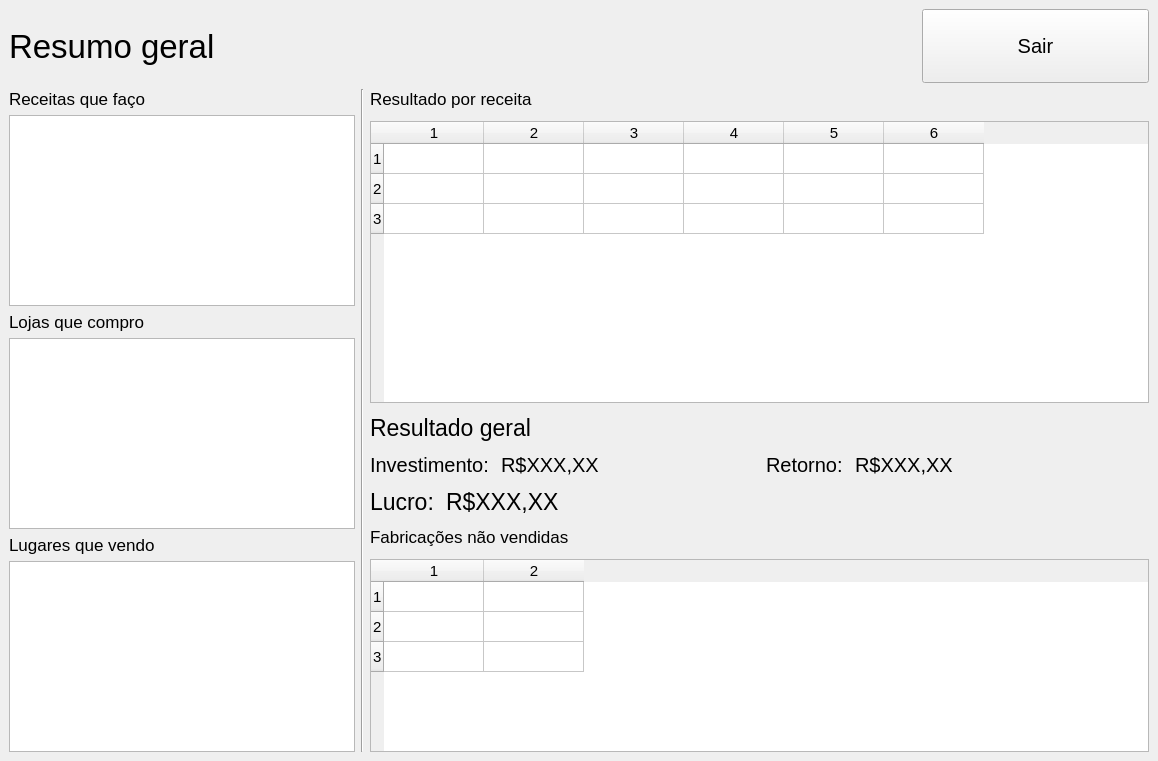
<?xml version="1.0" encoding="UTF-8"?>
<ui version="4.0">
 <class>MainWindow</class>
 <widget class="QMainWindow" name="MainWindow">
  <property name="geometry">
   <rect>
    <x>0</x>
    <y>0</y>
    <width>1158</width>
    <height>761</height>
   </rect>
  </property>
  <property name="windowTitle">
   <string>MainWindow</string>
  </property>
  <widget class="QWidget" name="centralwidget">
   <layout class="QVBoxLayout" name="verticalLayout_9" stretch="1,9">
    <item>
     <layout class="QHBoxLayout" name="horizontalLayout_7" stretch="8,2">
      <item>
       <widget class="QLabel" name="lbl_titulo">
        <property name="font">
         <font>
          <pointsize>25</pointsize>
         </font>
        </property>
        <property name="text">
         <string>Resumo geral</string>
        </property>
       </widget>
      </item>
      <item>
       <widget class="QPushButton" name="btn_sair">
        <property name="sizePolicy">
         <sizepolicy hsizetype="Minimum" vsizetype="Minimum">
          <horstretch>0</horstretch>
          <verstretch>0</verstretch>
         </sizepolicy>
        </property>
        <property name="font">
         <font>
          <pointsize>15</pointsize>
         </font>
        </property>
        <property name="text">
         <string>Sair</string>
        </property>
       </widget>
      </item>
     </layout>
    </item>
    <item>
     <layout class="QHBoxLayout" name="horizontalLayout_6" stretch="4,2,9">
      <item>
       <layout class="QVBoxLayout" name="verticalLayout_4" stretch="1,1,1">
        <item>
         <layout class="QVBoxLayout" name="verticalLayout">
          <item>
           <widget class="QLabel" name="lbl_receitas">
            <property name="sizePolicy">
             <sizepolicy hsizetype="Minimum" vsizetype="Minimum">
              <horstretch>0</horstretch>
              <verstretch>2</verstretch>
             </sizepolicy>
            </property>
            <property name="font">
             <font>
              <pointsize>13</pointsize>
             </font>
            </property>
            <property name="text">
             <string>Receitas que faço</string>
            </property>
            <property name="alignment">
             <set>Qt::AlignBottom|Qt::AlignLeading|Qt::AlignLeft</set>
            </property>
           </widget>
          </item>
          <item>
           <widget class="QListWidget" name="list_receitas">
            <property name="enabled">
             <bool>true</bool>
            </property>
            <property name="font">
             <font>
              <pointsize>11</pointsize>
             </font>
            </property>
           </widget>
          </item>
         </layout>
        </item>
        <item>
         <layout class="QVBoxLayout" name="verticalLayout_2">
          <item>
           <widget class="QLabel" name="lbl_lojas">
            <property name="sizePolicy">
             <sizepolicy hsizetype="Minimum" vsizetype="Minimum">
              <horstretch>0</horstretch>
              <verstretch>2</verstretch>
             </sizepolicy>
            </property>
            <property name="font">
             <font>
              <pointsize>13</pointsize>
             </font>
            </property>
            <property name="text">
             <string>Lojas que compro</string>
            </property>
            <property name="alignment">
             <set>Qt::AlignBottom|Qt::AlignLeading|Qt::AlignLeft</set>
            </property>
           </widget>
          </item>
          <item>
           <widget class="QListWidget" name="list_lojas">
            <property name="enabled">
             <bool>true</bool>
            </property>
            <property name="font">
             <font>
              <pointsize>11</pointsize>
             </font>
            </property>
           </widget>
          </item>
         </layout>
        </item>
        <item>
         <layout class="QVBoxLayout" name="verticalLayout_3">
          <item>
           <widget class="QLabel" name="lbl_lugares_venda">
            <property name="sizePolicy">
             <sizepolicy hsizetype="Minimum" vsizetype="Minimum">
              <horstretch>0</horstretch>
              <verstretch>2</verstretch>
             </sizepolicy>
            </property>
            <property name="font">
             <font>
              <pointsize>13</pointsize>
             </font>
            </property>
            <property name="text">
             <string>Lugares que vendo</string>
            </property>
            <property name="alignment">
             <set>Qt::AlignBottom|Qt::AlignLeading|Qt::AlignLeft</set>
            </property>
           </widget>
          </item>
          <item>
           <widget class="QListWidget" name="list_lugares_venda">
            <property name="enabled">
             <bool>true</bool>
            </property>
            <property name="font">
             <font>
              <pointsize>11</pointsize>
             </font>
            </property>
           </widget>
          </item>
         </layout>
        </item>
       </layout>
      </item>
      <item>
       <widget class="Line" name="line">
        <property name="lineWidth">
         <number>1</number>
        </property>
        <property name="orientation">
         <enum>Qt::Vertical</enum>
        </property>
       </widget>
      </item>
      <item>
       <layout class="QVBoxLayout" name="verticalLayout_8" stretch="7,2,5">
        <property name="spacing">
         <number>12</number>
        </property>
        <item>
         <layout class="QVBoxLayout" name="verticalLayout_5" stretch="1,6">
          <item>
           <widget class="QLabel" name="lbl_resultado_receita">
            <property name="sizePolicy">
             <sizepolicy hsizetype="Minimum" vsizetype="Maximum">
              <horstretch>0</horstretch>
              <verstretch>2</verstretch>
             </sizepolicy>
            </property>
            <property name="font">
             <font>
              <pointsize>13</pointsize>
             </font>
            </property>
            <property name="text">
             <string>Resultado por receita</string>
            </property>
            <property name="alignment">
             <set>Qt::AlignBottom|Qt::AlignLeading|Qt::AlignLeft</set>
            </property>
           </widget>
          </item>
          <item>
           <widget class="QTableWidget" name="tb_resultado_receita">
            <property name="enabled">
             <bool>true</bool>
            </property>
            <property name="font">
             <font>
              <pointsize>11</pointsize>
             </font>
            </property>
            <property name="rowCount">
             <number>3</number>
            </property>
            <property name="columnCount">
             <number>6</number>
            </property>
            <row/>
            <row/>
            <row/>
            <column/>
            <column/>
            <column/>
            <column/>
            <column/>
            <column/>
           </widget>
          </item>
         </layout>
        </item>
        <item>
         <layout class="QVBoxLayout" name="verticalLayout_7" stretch="1,1,1">
          <item>
           <widget class="QLabel" name="lbl_resultado_geral">
            <property name="sizePolicy">
             <sizepolicy hsizetype="Minimum" vsizetype="Minimum">
              <horstretch>0</horstretch>
              <verstretch>2</verstretch>
             </sizepolicy>
            </property>
            <property name="font">
             <font>
              <pointsize>17</pointsize>
             </font>
            </property>
            <property name="text">
             <string>Resultado geral</string>
            </property>
            <property name="alignment">
             <set>Qt::AlignBottom|Qt::AlignLeading|Qt::AlignLeft</set>
            </property>
           </widget>
          </item>
          <item>
           <layout class="QHBoxLayout" name="horizontalLayout_4">
            <item>
             <layout class="QHBoxLayout" name="horizontalLayout_2">
              <item>
               <widget class="QLabel" name="lbl_investimento">
                <property name="sizePolicy">
                 <sizepolicy hsizetype="Maximum" vsizetype="Minimum">
                  <horstretch>0</horstretch>
                  <verstretch>2</verstretch>
                 </sizepolicy>
                </property>
                <property name="font">
                 <font>
                  <pointsize>15</pointsize>
                 </font>
                </property>
                <property name="text">
                 <string>Investimento:</string>
                </property>
                <property name="alignment">
                 <set>Qt::AlignBottom|Qt::AlignLeading|Qt::AlignLeft</set>
                </property>
               </widget>
              </item>
              <item>
               <widget class="QLabel" name="lbl_valor_investimento">
                <property name="sizePolicy">
                 <sizepolicy hsizetype="Minimum" vsizetype="Minimum">
                  <horstretch>0</horstretch>
                  <verstretch>2</verstretch>
                 </sizepolicy>
                </property>
                <property name="font">
                 <font>
                  <pointsize>15</pointsize>
                 </font>
                </property>
                <property name="text">
                 <string>R$XXX,XX</string>
                </property>
                <property name="alignment">
                 <set>Qt::AlignBottom|Qt::AlignLeading|Qt::AlignLeft</set>
                </property>
               </widget>
              </item>
             </layout>
            </item>
            <item>
             <layout class="QHBoxLayout" name="horizontalLayout_3">
              <item>
               <widget class="QLabel" name="lbl_retorno">
                <property name="sizePolicy">
                 <sizepolicy hsizetype="Maximum" vsizetype="Minimum">
                  <horstretch>0</horstretch>
                  <verstretch>2</verstretch>
                 </sizepolicy>
                </property>
                <property name="font">
                 <font>
                  <pointsize>15</pointsize>
                 </font>
                </property>
                <property name="text">
                 <string>Retorno:</string>
                </property>
                <property name="alignment">
                 <set>Qt::AlignBottom|Qt::AlignLeading|Qt::AlignLeft</set>
                </property>
               </widget>
              </item>
              <item>
               <widget class="QLabel" name="lbl_valor_retorno">
                <property name="sizePolicy">
                 <sizepolicy hsizetype="Minimum" vsizetype="Minimum">
                  <horstretch>0</horstretch>
                  <verstretch>2</verstretch>
                 </sizepolicy>
                </property>
                <property name="font">
                 <font>
                  <pointsize>15</pointsize>
                 </font>
                </property>
                <property name="text">
                 <string>R$XXX,XX</string>
                </property>
                <property name="alignment">
                 <set>Qt::AlignBottom|Qt::AlignLeading|Qt::AlignLeft</set>
                </property>
               </widget>
              </item>
             </layout>
            </item>
           </layout>
          </item>
          <item>
           <layout class="QHBoxLayout" name="horizontalLayout_5" stretch="1,1">
            <item>
             <layout class="QHBoxLayout" name="horizontalLayout">
              <item>
               <widget class="QLabel" name="lbl_lucro">
                <property name="sizePolicy">
                 <sizepolicy hsizetype="Maximum" vsizetype="Minimum">
                  <horstretch>0</horstretch>
                  <verstretch>2</verstretch>
                 </sizepolicy>
                </property>
                <property name="font">
                 <font>
                  <pointsize>17</pointsize>
                 </font>
                </property>
                <property name="text">
                 <string>Lucro:</string>
                </property>
                <property name="alignment">
                 <set>Qt::AlignBottom|Qt::AlignLeading|Qt::AlignLeft</set>
                </property>
               </widget>
              </item>
              <item>
               <widget class="QLabel" name="lbl_valor_lucro">
                <property name="sizePolicy">
                 <sizepolicy hsizetype="Minimum" vsizetype="Minimum">
                  <horstretch>0</horstretch>
                  <verstretch>2</verstretch>
                 </sizepolicy>
                </property>
                <property name="font">
                 <font>
                  <pointsize>17</pointsize>
                 </font>
                </property>
                <property name="text">
                 <string>R$XXX,XX</string>
                </property>
                <property name="alignment">
                 <set>Qt::AlignBottom|Qt::AlignLeading|Qt::AlignLeft</set>
                </property>
               </widget>
              </item>
             </layout>
            </item>
            <item>
             <spacer name="horizontalSpacer">
              <property name="orientation">
               <enum>Qt::Horizontal</enum>
              </property>
              <property name="sizeHint" stdset="0">
               <size>
                <width>40</width>
                <height>20</height>
               </size>
              </property>
             </spacer>
            </item>
           </layout>
          </item>
         </layout>
        </item>
        <item>
         <layout class="QVBoxLayout" name="verticalLayout_6">
          <item>
           <widget class="QLabel" name="lbl_fabricacoes">
            <property name="sizePolicy">
             <sizepolicy hsizetype="Minimum" vsizetype="Maximum">
              <horstretch>0</horstretch>
              <verstretch>2</verstretch>
             </sizepolicy>
            </property>
            <property name="font">
             <font>
              <pointsize>13</pointsize>
             </font>
            </property>
            <property name="text">
             <string>Fabricações não vendidas</string>
            </property>
            <property name="alignment">
             <set>Qt::AlignBottom|Qt::AlignLeading|Qt::AlignLeft</set>
            </property>
           </widget>
          </item>
          <item>
           <widget class="QTableWidget" name="tb_fabricacoes">
            <property name="enabled">
             <bool>true</bool>
            </property>
            <property name="font">
             <font>
              <pointsize>11</pointsize>
             </font>
            </property>
            <property name="rowCount">
             <number>3</number>
            </property>
            <property name="columnCount">
             <number>2</number>
            </property>
            <row/>
            <row/>
            <row/>
            <column/>
            <column/>
           </widget>
          </item>
         </layout>
        </item>
       </layout>
      </item>
     </layout>
    </item>
   </layout>
  </widget>
 </widget>
 <resources/>
 <connections/>
</ui>
